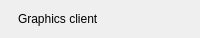
               <widget class="QFrame" name="setGraphics">
                <property name="minimumSize">
                 <size>
                  <width>0</width>
                  <height>38</height>
                 </size>
                </property>
                <property name="maximumSize">
                 <size>
                  <width>16777215</width>
                  <height>38</height>
                 </size>
                </property>
                <property name="role" stdset="0">
                 <string>statusRow</string>
                </property>
                <property name="bind_fixedHeight" stdset="0">
                 <string>rh</string>
                </property>
                <layout class="QHBoxLayout" name="setGraphicsLayout" stretch="0,0,0,0,1">
                 <property name="spacing">
                  <number>0</number>
                 </property>
                 <property name="leftMargin">
                  <number>0</number>
                 </property>
                 <property name="topMargin">
                  <number>0</number>
                 </property>
                 <property name="rightMargin">
                  <number>0</number>
                 </property>
                 <property name="bottomMargin">
                  <number>0</number>
                 </property>
                 <item>
                  <widget class="QLabel" name="setGraphicsDot">
                   <property name="minimumSize">
                    <size>
                     <width>6</width>
                     <height>6</height>
                    </size>
                   </property>
                   <property name="maximumSize">
                    <size>
                     <width>6</width>
                     <height>6</height>
                    </size>
                   </property>
                   <property name="role" stdset="0">
                    <string>dot</string>
                   </property>
                   <property name="tone" stdset="0">
                    <string>ok</string>
                   </property>
                   <property name="bind_tone" stdset="0">
                    <string>consoleMode ? 'warn' : 'ok'</string>
                   </property>
                  </widget>
                 </item>
                 <item>
                  <spacer name="gap_41">
                   <property name="orientation">
                    <enum>Qt::Orientation::Horizontal</enum>
                   </property>
                   <property name="sizeType">
                    <enum>QSizePolicy::Policy::Fixed</enum>
                   </property>
                   <property name="sizeHint" stdset="0">
                    <size>
                     <width>12</width>
                     <height>1</height>
                    </size>
                   </property>
                  </spacer>
                 </item>
                 <item>
                  <widget class="QLabel" name="setGraphicsLabel">
                   <property name="text">
                    <string>Graphics client</string>
                   </property>
                   <property name="minimumSize">
                    <size>
                     <width>102</width>
                     <height>0</height>
                    </size>
                   </property>
                   <property name="role" stdset="0">
                    <string>rowLabel</string>
                   </property>
                  </widget>
                 </item>
                 <item>
                  <spacer name="hSpacer_22">
                   <property name="orientation">
                    <enum>Qt::Orientation::Horizontal</enum>
                   </property>
                   <property name="sizeHint" stdset="0">
                    <size>
                     <width>10</width>
                     <height>20</height>
                    </size>
                   </property>
                  </spacer>
                 </item>
                 <item>
                  <widget class="QLabel" name="setGraphicsValue">
                   <property name="alignment">
                    <set>Qt::AlignmentFlag::AlignRight|Qt::AlignmentFlag::AlignVCenter</set>
                   </property>
                   <property name="role" stdset="0">
                    <string>rowValue</string>
                   </property>
                   <property name="bind" stdset="0">
                    <string>Format.client(setup)</string>
                   </property>
                   <property name="elide" stdset="0">
                    <bool>true</bool>
                   </property>
                  </widget>
                 </item>
                </layout>
               </widget>
